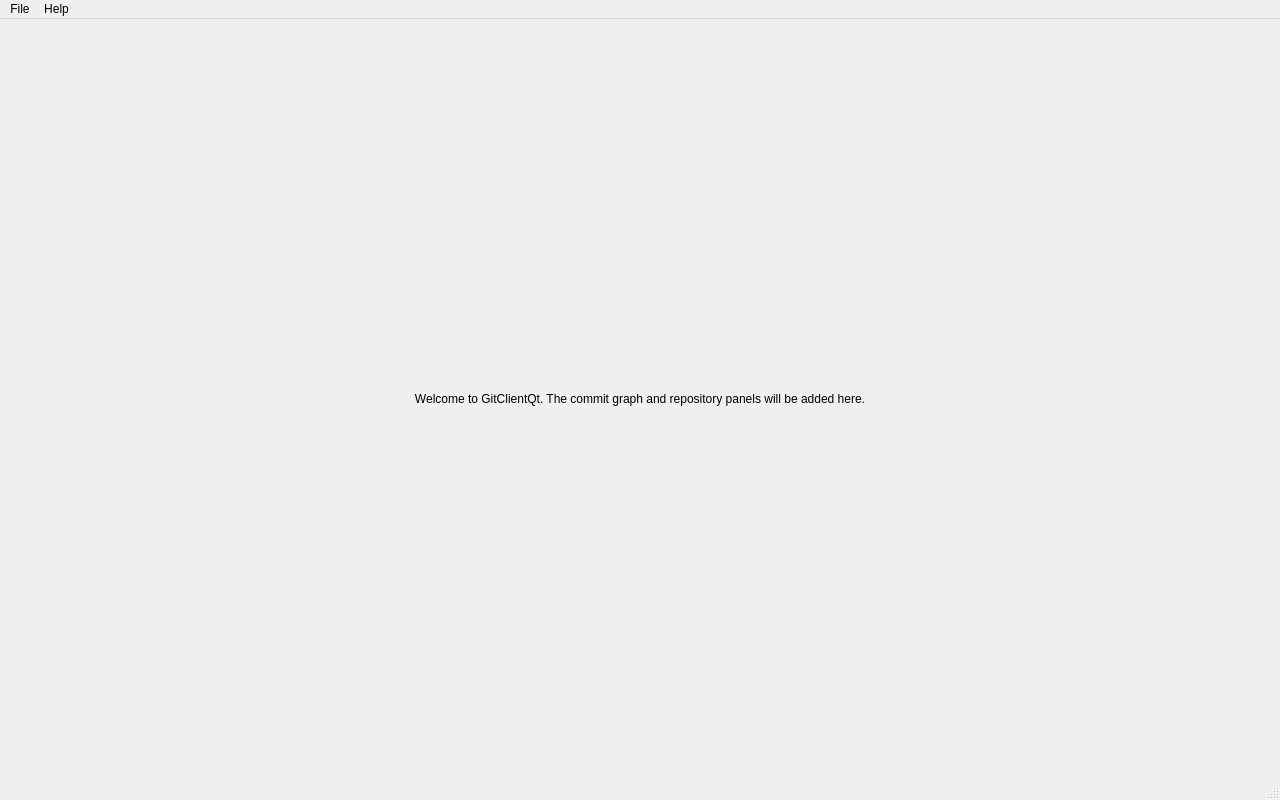
<?xml version="1.0" encoding="UTF-8"?>
<ui version="4.0">
    <class>MainWindow</class>
    <widget class="QMainWindow" name="MainWindow">
        <property name="geometry">
            <rect>
                <x>0</x>
                <y>0</y>
                <width>1280</width>
                <height>800</height>
            </rect>
        </property>
        <property name="windowTitle">
            <string>Git Client Qt</string>
        </property>
        <widget class="QWidget" name="centralWidget">
            <layout class="QHBoxLayout" name="horizontalLayout">
                <item>
                    <widget class="QLabel" name="placeholderLabel">
                        <property name="text">
                            <string>Welcome to GitClientQt. The commit graph and repository panels will be added here.</string>
                        </property>
                        <property name="alignment">
                            <set>Qt::AlignCenter</set>
                        </property>
                    </widget>
                </item>
            </layout>
        </widget>
        <widget class="QMenuBar" name="menuBar">
            <widget class="QMenu" name="menuFile">
                <property name="title">
                    <string>File</string>
                </property>
                <addaction name="actionOpen"/>
                <addaction name="actionClose"/>
                <addaction name="actionExit"/>
            </widget>
            <addaction name="menuFile"/>
            <widget class="QMenu" name="menuHelp">
                <property name="title">
                    <string>Help</string>
                </property>
                <addaction name="actionAbout"/>
            </widget>
            <addaction name="menuHelp"/>
        </widget>
        <widget class="QStatusBar" name="statusBar"/>
        <action name="actionOpen">
            <property name="text">
                <string>Open Repository</string>
            </property>
        </action>
        <action name="actionClose">
            <property name="text">
                <string>Close Repository</string>
            </property>
        </action>
        <action name="actionExit">
            <property name="text">
                <string>Exit</string>
            </property>
        </action>
        <action name="actionAbout">
            <property name="text">
                <string>About</string>
            </property>
        </action>
    </widget>
    <resources/>
    <connections/>
</ui>
